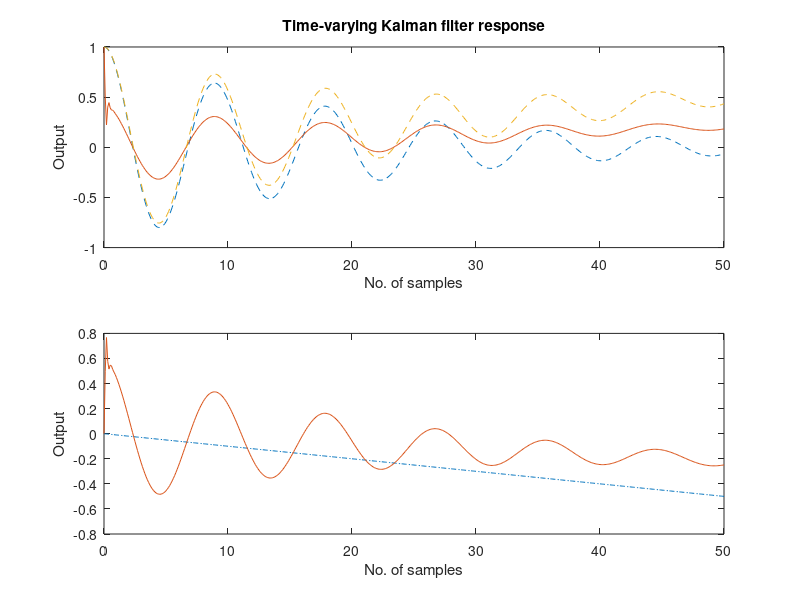

Write MATLAB code to recreate this figure.
close all;
clear;
clc;

%% Damped Spring Example
%
%  dx/dt = v
%  dv/dt = (-k/m)*x + (-c/m)*v + (1/m)*F
%
%  dq/dt = A*q + B*u
%  y = C*q + D*u
%  
%  dq/dt = [dx/dt ; dv/dt]
%  y = x

k = 0.5;
c = 0.1;
m = 1.0;

t = 0:0.1:50;
u = zeros(length(t), 1);

x = [ 1     0    ]';

A = [ 0     1     ;
      -k/m  -c/m ];
   
B = [ 0     ;
      1/m  ];

C = [ 1     0    ];

D = [ 0 ];

sys = ss(A,B,C,D);

%% Kalman Filter initialisation
Q = 1;
R = 1;

rng default
% w = 0.1*randn(length(t),1);
w = zeros(length(t),1);
% v = 0.1*randn(length(t),1);
v = t'./100;

P = B*Q*B';
y = lsim(sys,u+w,t,x);
yv = y+v;

ye = zeros(length(t),1);
ycov = zeros(length(t),1);

plot(t,y);xlabel('time');ylabel('position');

for i = 1:length(t)
  % Measurement update
  Mn = P*C'/(C*P*C'+R);
  x = x + Mn*(yv(i)-C*x);   % x[n|n]
  P = (eye(2)-Mn*C)*P;      % P[n|n]

  ye(i) = C*x;
  errcov(i) = C*P*C';

  % Time update
  x = A*x + B*u(i);        % x[n+1|n]
  P = A*P*A' + B*Q*B';     % P[n+1|n]
end

subplot(211), plot(t,y,'--',t,ye,'-',t,yv,'--')
title('Time-varying Kalman filter response')
xlabel('No. of samples'), ylabel('Output')
subplot(212), plot(t,y-yv,'-.',t,y-ye,'-')
xlabel('No. of samples'), ylabel('Output')